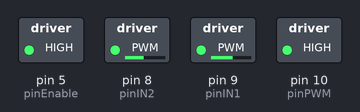
A sketch run on a simulated Arduino Uno, built with avr-gcc and run on an emulated ATmega328P. On the bench: switched loads named in the sketch (green lamp = pin HIGH). What the sketch prints to the serial monitor is not drawn.

Above: at 0.1 s.
Timing chart, 0 to 1.6 s (numbered marks = the images above):
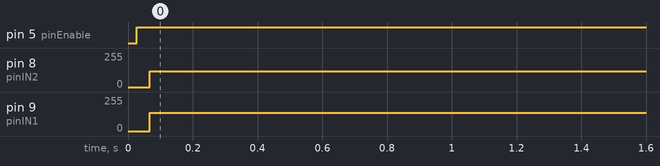

Measured:
- by itself, pin 5 (pinEnable): LOW → HIGH at 0.03 s
- by itself, pin 8 (pinIN2): 0/255 → 118/255 at 0.07 s
- by itself, pin 9 (pinIN1): 0/255 → 138/255 at 0.07 s

The sketch:

sender.ino
```cpp
// (licence header left out)
/*
  Perimeter sender v2   (for details see   http://wiki.ardumower.de/index.php?title=Perimeter_wire  )
  Requires: Perimeter sender PCB v1.0   ( https://www.marotronics.de/Perimeter-Sender-Prototyp )

 */

#include "TimerOne.h"
#include "EEPROM.h"
#include "RunningMedian.h"


// ---- choose only one perimeter signal code ----
#define SIGCODE_1  // Ardumower default perimeter signal
//#define SIGCODE_2  // Ardumower alternative perimeter signal
//#define SIGCODE_3  // Ardumower alternative perimeter signal


// --- MC33926 motor driver ---
#define USE_DOUBLE_AMPLTIUDE    1         // 1: use +/- input voltage for amplitude (default),
                                          // 0: use only +input/GND voltage for amplitude

#define pinIN1       9  // M1_IN1         (if using old L298N driver, connect this pin to L298N-IN1)
#define pinIN2       8  // M1_IN2         (if using old L298N driver, connect this pin to L298N-IN2)
#define pinPWM       10  // M1_PWM / nD2   (if using old L298N driver, leave open)
#define pinEnable    5  // EN             (connect to motor driver enable)

// motor driver fault pin
#define pinFault     4  // M1_nSF
#define USE_PERI_FAULT        1     // use pinFault for driver fault detection? (set to '0' if not connected!)

// motor driver feedback pin (=perimeter open/close detection, used for status LED)
#define USE_PERI_CURRENT      1     // use pinFeedback for perimeter current measurements? (set to '0' if not connected!)
#define pinFeedback A0  // M1_FB
#define PERI_CURRENT_MIN    0.03     // minimum Ampere for perimeter-is-closed detection

// ---- sender current control (via potentiometer) ----
// sender modulates signal (PWM), based on duty-cycle set via this potentiometer
#define USE_POT      0  // use potentiometer for current control? (set to '0' if not connected!)
#define pinPot      A3  // 100k potentiometer (current control)

// ---- sender automatic standby (via current sensor for charger) ----
// sender detects robot via a charging current through the charging pins
#define USE_CHG_CURRENT       1     // use charging current sensor for robot detection? (set to '0' if not connected!)
#define pinChargeCurrent     A2     // ACS712-05 current sensor OUT
#define CHG_CURRENT_MIN   0.008      // minimum Ampere for charging detection
#define ROBOT_OUT_OF_STATION_TIMEOUT_MINS 360  // timeout for perimeter switch-off if robot not in station (minutes)

// ---- sender status LED ----
#define  pinLED 13  // ON: perimeter closed, OFF: perimeter open, BLINK: robot is charging


// code version
#define VER "596"

// --------------------------------------

volatile int step = 0;
volatile boolean enableSender = true;


double duty = 1.0;    // 100 duty%
int dutyPWM = 0;
double chargeCurrent = 0;
double periCurrentAvg = 0;
double periCurrentMax = 0;
int faults = 0;
boolean isCharging = false;
boolean stateLED = false;
unsigned int chargeADCZero = 0;
RunningMedian<unsigned int,16> periCurrentMeasurements;
RunningMedian<unsigned int,96> chargeCurrentMeasurements;

int timeSeconds = 0;

unsigned long nextTimeControl = 0;
unsigned long nextTimeInfo = 0;
unsigned long nextTimeToggleLED = 0;
unsigned long nextTimeSec = 0;
int robotOutOfStationTimeMins = 0;


// must be multiple of 2 !
// http://grauonline.de/alexwww/ardumower/filter/filter.html
// "pseudonoise4_pw" signal (sender)

#if defined (SIGCODE_1)
  int8_t sigcode[] = { 1, 1,-1,-1, 1,-1, 1,-1,-1,1, -1, 1, 1,-1,-1, 1,-1,-1, 1,-1,-1, 1, 1,-1 };
#elif defined (SIGCODE_2)
  int8_t sigcode[] = { 1,-1, 1, 1,-1,-1, 1, 1,-1,-1, 1,-1, 1, 1,-1,-1, 1, 1,-1,-1, 1,-1, 1,-1 };
#elif defined (SIGCODE_3)
  int8_t sigcode[] = { 1, 1,-1,-1, 1,-1, 1, 1,-1, 1, 1,-1,-1, 1, 1,-1, 1,-1,-1, 1,-1,-1, 1,-1 };
#endif


void timerCallback(){
  if (enableSender){
    if (sigcode[step] == 1) {
      digitalWrite(pinIN1, LOW);
      #if USE_DOUBLE_AMPLTIUDE
      digitalWrite(pinIN2, HIGH);
      #endif
      digitalWrite(pinEnable, HIGH);
    } else if (sigcode[step] == -1) {
      digitalWrite(pinIN1, HIGH);
      digitalWrite(pinIN2, LOW);
      digitalWrite(pinEnable, HIGH);
    } else {
      digitalWrite(pinEnable, LOW);
    }
    step ++;
    if (step == sizeof sigcode) {
      step = 0;
    }
  } else {
    digitalWrite(pinEnable, LOW);
  }
}


void setup() {
  pinMode(pinIN1, OUTPUT);
  pinMode(pinIN2, OUTPUT);
  pinMode(pinEnable, OUTPUT);
  pinMode(pinPWM, OUTPUT);
  pinMode(pinFeedback, INPUT);
  pinMode(pinFault, INPUT);
  pinMode(pinPot, INPUT);
  pinMode(pinChargeCurrent, INPUT);

  // configure ADC reference
  // analogReference(DEFAULT); // ADC 5.0v ref
  analogReference(INTERNAL); // ADC 1.1v ref

  // sample rate 9615 Hz (19230,76923076923 / 2 => 9615.38)
  int T = 1000.0*1000.0/ 9615.38;
  Serial.begin(19200);

  Serial.println("START");
  Serial.print("Ardumower Sender ");
  Serial.println(VER);
  #if defined (SIGCODE_1)
		Serial.println("SIGCODE_1");
	#elif defined (SIGCODE_2)
		Serial.println("SIGCODE_2");
	#elif defined (SIGCODE_3)
		Serial.println("SIGCODE_3");
	#endif

  Serial.print("USE_PERI_FAULT=");
  Serial.println(USE_PERI_FAULT);
  Serial.print("USE_PERI_CURRENT=");
  Serial.println(USE_PERI_CURRENT);
  Serial.print("USE_CHG_CURRENT =");
  Serial.println(USE_CHG_CURRENT );
  //Serial.println("press...");
  //Serial.println("  1  for current sensor calibration");
  //Serial.println();

  Serial.print("T=");
  Serial.println(T);
  Serial.print("f=");
  Serial.println(1000.0*1000.0/T);
  Timer1.initialize(T);         // initialize timer1, and set period
  //Timer1.pwm(pinPWM, 256);
  Timer1.attachInterrupt(timerCallback);
  //digitalWrite(pinIN1, HIGH);
  //digitalWrite(pinIN2, LOW);
  //tone(pinPWM, 7800);
  digitalWrite(pinPWM, HIGH);
  // http://playground.arduino.cc/Main/TimerPWMCheatsheet
  // timer 2 pwm freq 31 khz
  //cli();
  //TCCR2B = TCCR2B & 0b11111000 | 0x01;
  //TIMSK2 |= (1 << OCIE2A);     // Enable Output Compare Match A Interrupt
  //OCR2A = 255;                 // Set compared value
  //sei();
}


// Interrupt service run when Timer/Counter2 reaches OCR2A
//ISR(TIMER2_COMPA_vect) {
//  if (digitalRead(pinFault) == LOW) fault = true;
  //if (digitalRead(pinPWM) == HIGH) fault = true;
  //fault = true;


void loop(){


}
```

RunningMedian.h
```cpp
// running median filter
//
// usage:
//   RunningMedian<unsigned int,32> myMedian;
//   if (myMedian.getStatus() == myMedian.OK)  myMedian.getMedian(_median);


#ifndef RunningMedian_h
#define RunningMedian_h
//
//    FILE: RunningMedian.h
//  AUTHOR: Rob dot Tillaart at gmail dot com
// PURPOSE: RunningMedian library for Arduino
// VERSION: 0.2.00 - template edition
//     URL: http://arduino.cc/playground/Main/RunningMedian
// HISTORY: 0.2.00 first template version by Ronny
//          0.2.01 added getAverage(uint8_t nMedians, float val)
//
// Released to the public domain
//

#include <inttypes.h>

template <typename T, int N> class RunningMedian {

public:

    enum STATUS {OK = 0, NOK = 1};

    RunningMedian() {
        _size = N;
        clear();
    };

    void clear() {
        _cnt = 0;
        _idx = 0;
    };

    void add(T value) {
        _ar[_idx++] = value;
        if (_idx >= _size) _idx = 0; // wrap around
        if (_cnt < _size) _cnt++;
    };

    STATUS getMedian(T& value) {
        if (_cnt > 0) {
            sort();
            value = _as[_cnt/2];
            return OK;
        }
        return NOK;
    };

    STATUS getAverage(float &value) {
        if (_cnt > 0) {
            float sum = 0;
            for (uint8_t i=0; i< _cnt; i++) sum += _ar[i];
            value = sum / _cnt;
            return OK;
        }
        return NOK;
    };

    STATUS getAverage(uint8_t nMedians, float &value) {
        if ((_cnt > 0) && (nMedians > 0))
        {
            if (_cnt < nMedians) nMedians = _cnt;     // when filling the array for first time
            uint8_t start = ((_cnt - nMedians)/2);
            uint8_t stop = start + nMedians;
            sort();
            float sum = 0;
            for (uint8_t i = start; i < stop; i++) sum += _as[i];
            value = sum / nMedians;
            return OK;
        }
        return NOK;
    }

    STATUS getHighest(T& value) {
        if (_cnt > 0) {
            sort();
            value = _as[_cnt-1];
            return OK;
        }
        return NOK;
    };

    STATUS getLowest(T& value) {
        if (_cnt > 0) {
            sort();
            value =  _as[0];
            return OK;
        }
        return NOK;
    };

    unsigned getSize() {
        return _size;
    };

    unsigned getCount() {
        return _cnt;
    }

    STATUS getStatus() {
        return (_cnt > 0 ? OK : NOK);
    };

private:
    uint8_t _size;
    uint8_t _cnt;
    uint8_t _idx;
    T _ar[N];
    T _as[N];
    void sort() {
        // copy
        for (uint8_t i=0; i< _cnt; i++) _as[i] = _ar[i];

        // sort all
        for (uint8_t i=0; i< _cnt-1; i++) {
            uint8_t m = i;
            for (uint8_t j=i+1; j< _cnt; j++) {
                if (_as[j] < _as[m]) m = j;
            }
            if (m != i) {
                T t = _as[m];
                _as[m] = _as[i];
                _as[i] = t;
            }
        }
    };
};

#endif
```
